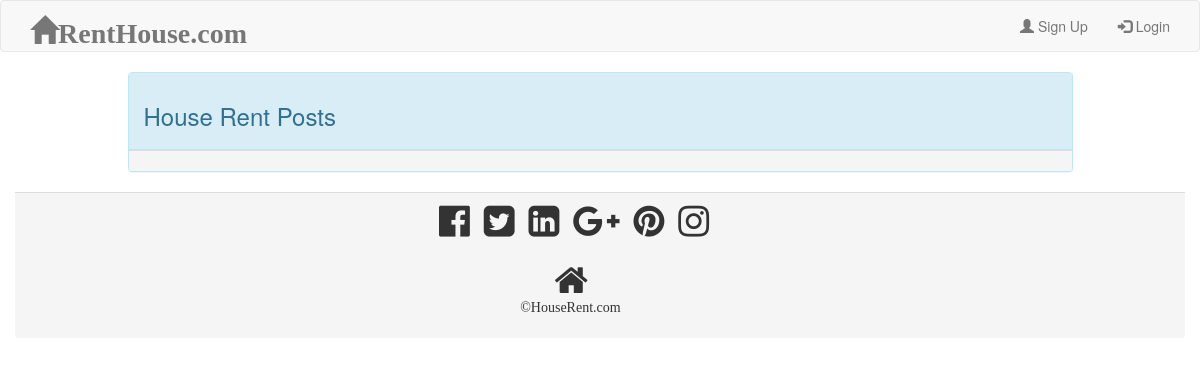
The page /posts.php on the database as committed earlier.
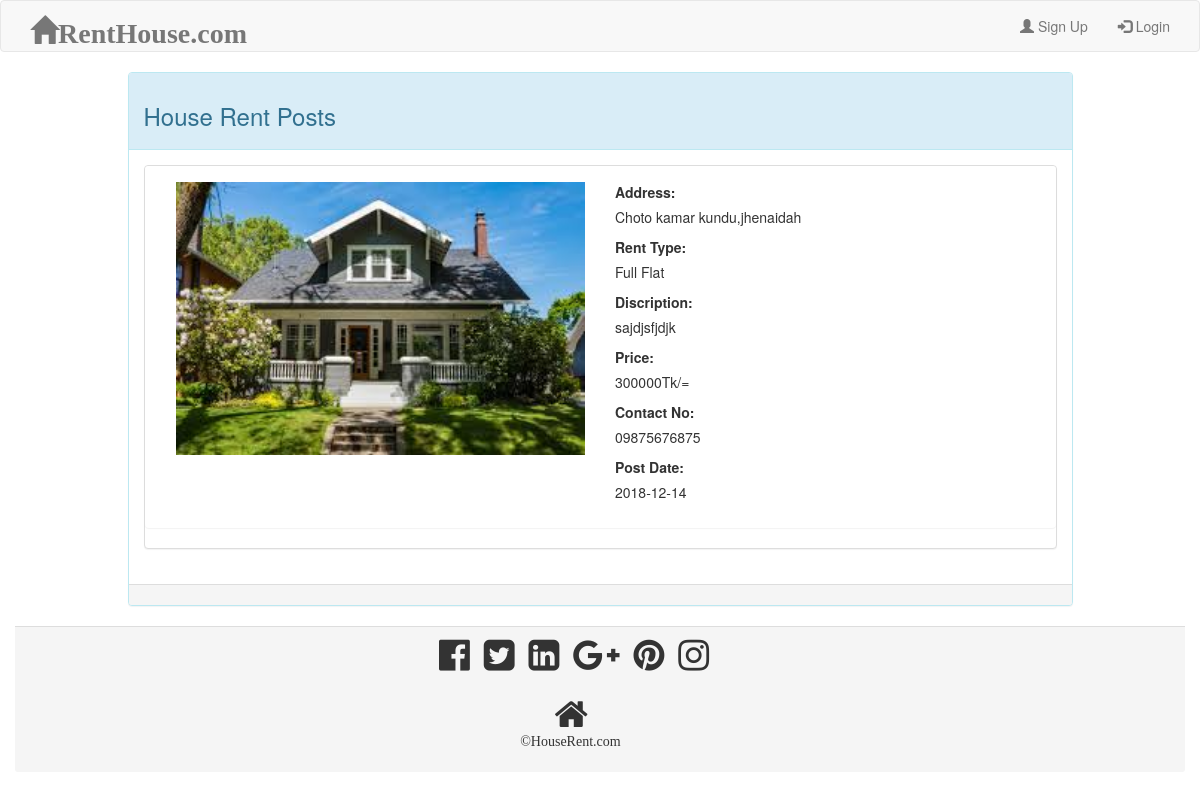
The same page on the database as committed later.
### tables this page shows
CREATE TABLE `post` (
  `id` int(11) NOT NULL,
  `member_id` int(11) NOT NULL,
  `city` varchar(300) NOT NULL,
  `area` varchar(300) NOT NULL,
  `rent_type` varchar(100) NOT NULL,
  `image` varchar(200) NOT NULL,
  `discription` text NOT NULL,
  `price` int(11) NOT NULL,
  `address` text NOT NULL,
  `post_date` date NOT NULL,
  `contact_no` varchar(100) NOT NULL,
  `flag` int(11) NOT NULL
);

### posts.php (the view)
<?php
include 'partials/main_head.php';
include "partials/main_head_middle.php";
include 'partials/navigation.php';
$query="SELECT * FROM post WHERE flag=1 ORDER BY post_date DESC ";
if($connect->query($query))
{
    $results=$connect->query($query);
}
?>
<div class="container">
    <div class="row">
        <div class="col-md-10 col-md-offset-1">
            <div class="panel panel-info">
                <div class="panel-heading">
                    <h3>House Rent Posts</h3>
                </div>
                <?php
                foreach ($results as $result)
                {
                    ?>
                    <div class="panel-body">
                        <div class="panel panel-default">
                        <div class="panel panel-body">
                            <div class="col-md-6">
                                <img src="<?php echo $result['image']?>" height="100%" width="100%">
                            </div>
                            <div class="col-md-6">
                                <label>Address:</label>
                                <p><?php echo $result['address']?></p>
                                <label>Rent Type:</label>
                                <p><?php echo $result['rent_type']?></p>
                                <label>Discription:</label>
                                <p><?php echo $result['discription']?></p>
                                <label>Price:</label>
                                <p><?php echo $result['price']?>Tk/=</p>
                                <label>Contact No:</label>
                                <p><?php echo $result['contact_no']?></p>
                                <label>Post Date:</label>
                                <p><?php echo $result['post_date']?></p>
                            </div>
                        </div>
                        </div>
                    </div>
                <?php
                }
                ?>
                <div class="panel-footer">
                </div>
            </div>
        </div>
    </div>
</div>
</body>
</html>
<?php
include 'partials/main_footer.php'
?>

Rows that differ between the two databases and show on the page:
added post: image (picture), address "Choto kamar kundu,jhenaidah", rent_type "Full Flat", discription "sajdjsfjdjk", price "300000", contact_no "09875676875", post_date "2018-12-14"
